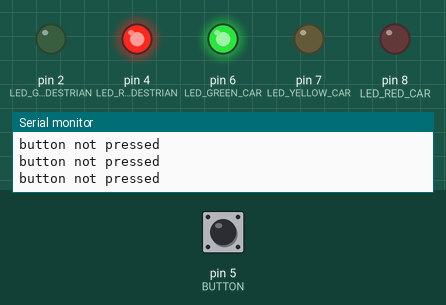
A sketch run on a simulated Arduino Uno, built with avr-gcc and run on an emulated ATmega328P. On the bench: output pins drawn as LEDs (lit = HIGH), the last lines printed to the serial monitor. The inputs (shaded band) are chosen by the test bench; at power-on: pin 5 (BUTTON) HIGH.

Above: at 0.8 s.
0.9 s: pin 5 (BUTTON) pulled LOW for 0.15 s
At 2.4 s:
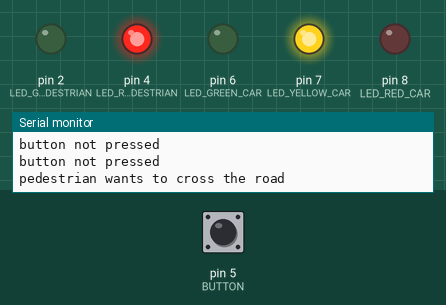
At 5.4 s:
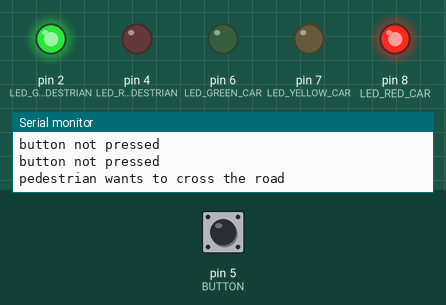
12.4 s: pin 5 (BUTTON) pulled LOW for 3.2 s
At 16.6 s:
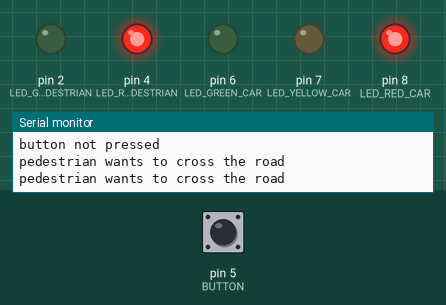
Timing chart, 0 to 24.6 s (numbered marks = the images above; inputs shaded):
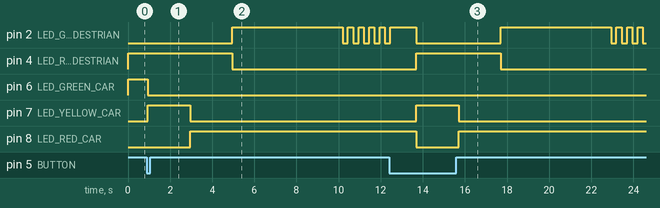

The sketch:

Assignment_2.2.ino
```cpp
#define LED_GREEN_PEDESTRIAN 2
#define LED_RED_PEDESTRIAN 4
#define BUTTON 5
#define LED_GREEN_CAR 6
#define LED_YELLOW_CAR 7
#define LED_RED_CAR 8
int buttonState = 0;

void pause(int ms) {
  uint32_t start = millis();
  while(millis() - start < ms)
  ;
}

void setup() {
  Serial.begin(9600);

  pinMode(LED_GREEN_PEDESTRIAN, OUTPUT);
  pinMode(LED_RED_PEDESTRIAN, OUTPUT);
  pinMode(LED_GREEN_CAR, OUTPUT);
  pinMode(LED_YELLOW_CAR, OUTPUT);
  pinMode(LED_RED_CAR, OUTPUT);
  pinMode(BUTTON, INPUT_PULLUP);
  int buttonState = digitalRead(BUTTON);

  // at the start of the program, the traffic light for the car is green and the one for the pedestrians is green
  digitalWrite(LED_RED_PEDESTRIAN, HIGH);
  digitalWrite(LED_GREEN_CAR, HIGH);

  while (true) {
    if (buttonState == LOW) {
      // when a pedestrian pressed the button, the car traffic light switches to yellow immidiately, and then to red after 2 seconds
      //after two seconds, the pedestrian light switches to green
      Serial.println("pedestrian wants to cross the road");
      digitalWrite(LED_GREEN_CAR, LOW);
      digitalWrite(LED_YELLOW_CAR, HIGH);
      delay(2000);
      digitalWrite(LED_YELLOW_CAR, LOW);
      digitalWrite(LED_RED_CAR, HIGH);
      delay(2000);
      digitalWrite(LED_GREEN_PEDESTRIAN, HIGH);
      digitalWrite(LED_RED_PEDESTRIAN, LOW);
      //pedestrians get 5 seconds to cross
      delay(5000);
      //green pedestrian light starts to blink at a 250ms interval (250ms on, 250ms off) for five times
      for (int i = 1; i <= 11; i++) {
        if (i % 2 == 0) {
          digitalWrite(LED_GREEN_PEDESTRIAN, LOW);
        } else {
          digitalWrite(LED_GREEN_PEDESTRIAN, HIGH);
        }
        delay(250);
      }
      //one second later, the red car light turns green again (and the pedestrian light turns red)
      delay(1000);
      digitalWrite(LED_GREEN_PEDESTRIAN, LOW);
      digitalWrite(LED_RED_PEDESTRIAN, HIGH);
      digitalWrite(LED_GREEN_CAR, HIGH);
      digitalWrite(LED_RED_CAR, LOW);
    } else {
      Serial.println("button not pressed");
    }
    buttonState = digitalRead(BUTTON);
  }
}

void loop() {
}
```

Measured:
- after the input at 0.9 s, pin 2 (LED_GREEN_PEDESTRIAN): LOW → HIGH after 4.0 s, then repeats every 0.50 s: LOW 0.25 s, HIGH 0.25 s; pin 4 (LED_RED_PEDESTRIAN): HIGH → LOW after 4.0 s; pin 6 (LED_GREEN_CAR): HIGH → LOW after 0.05 s; pin 7 (LED_YELLOW_CAR): LOW → HIGH after 0.05 s, → LOW 2.0 s later; pin 8 (LED_RED_CAR): LOW → HIGH after 2.0 s
- after the input at 12.4 s, pin 6 (LED_GREEN_CAR): stays LOW (without the input it goes to HIGH after 1.3 s); pin 7 (LED_YELLOW_CAR): LOW → HIGH after 1.3 s, → LOW 2.0 s later
